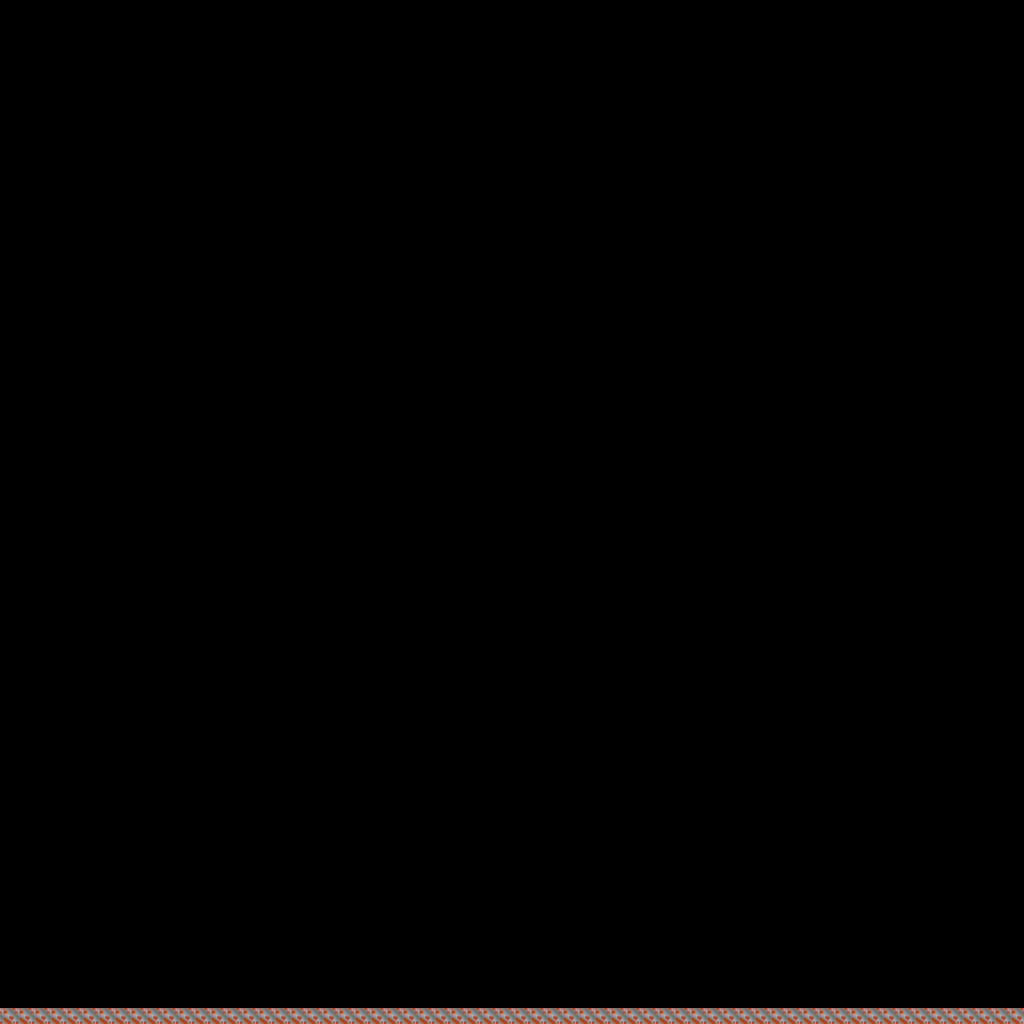

This is a level from a 2D game, rendered from its Tiled map with the project's own tilesets. A one-line summary and the map file follow, with tile-layer data summarised:
An orthogonal 64x64 tile map with 16x16 px tiles, 1 tile layer (collision) and 1 object (spawn).

<map version="1.2" tiledversion="1.3.4" orientation="orthogonal" renderorder="right-down" width="64" height="64" tilewidth="16" tileheight="16" infinite="0" nextlayerid="4" nextobjectid="3">
 <tileset firstgid="1" source="../../res/presentTiles.tsx" />
 <layer id="2" name="collision" width="64" height="64">
  <data>[4096 cells, 64 non-empty, 1 distinct tile ids]</data>
 </layer>
 <objectgroup id="3" name="objects">
  <object id="1" name="spawn" x="70" y="943" width="21" height="24" />
 </objectgroup>
</map>
